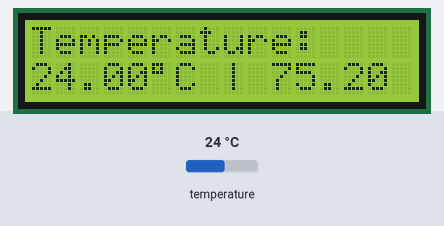
Bench run of a sketch on a simulated Arduino Uno, built with avr-gcc and run on an emulated ATmega328P. On the bench: 16×2 character LCD. Inputs (shaded band) come from the test bench; at power-on: temperature 24 °C.

Above: at 4.2 s.
4.3 s: temperature set to 12 °C
At 5.6 s:
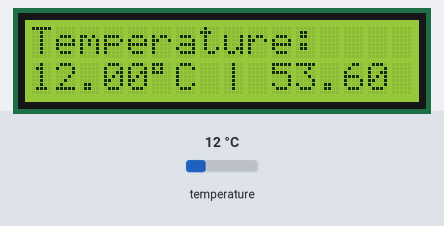
6.1 s: temperature set to 19 °C
At 6.9 s:
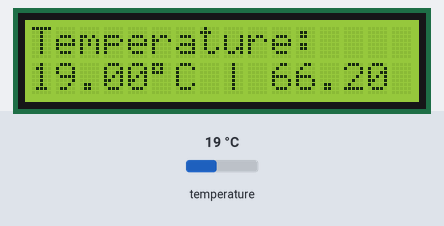
7.6 s: temperature set to 28 °C
At 8.3 s:
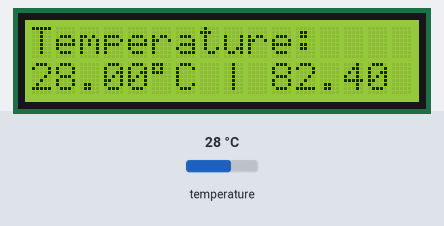
Timing chart, 0 to 10.6 s (numbered marks = the images above; inputs shaded):
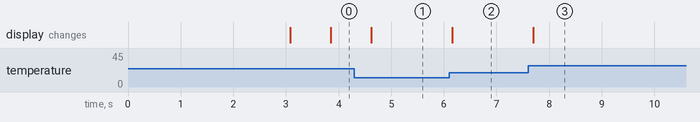

Measured:
- after the input at 4.3 s, the display: changes after 0.32 s (image 1)
- after the input at 6.1 s, the display: changes after 0.06 s (image 2)
- after the input at 7.6 s, the display: changes after 0.10 s (image 3)

The sketch:

subsystem1_temp.ino
```cpp
// Include the libraries we need
#include <OneWire.h>
#include <DallasTemperature.h>

#include <Wire.h>
//#include <LiquidCrystal_I2C.h>

#include <LiquidCrystal.h>

int LEDRState = 0;
int LEDRPin= 6;

int LEDGState = 0;
int LEDGPin = 5;

// initialize the library by associating any needed LCD interface pin
// with the arduino pin number it is connected to
const int rs = 9, en = 8, d4 = 2, d5 = 3, d6 = 4, d7 = 7;
LiquidCrystal lcd(rs, en, d4, d5, d6, d7);
//LiquidCrystal_I2C lcd(0x15, 16, 2); //The LCD address and size. You can change according you yours //changes here

// Data wire is plugged into port 2 on the Arduino
#define ONE_WIRE_BUS 11 //pin for sensor

// Setup a oneWire instance to communicate with any OneWire devices (not just Maxim/Dallas temperature ICs)
OneWire oneWire(ONE_WIRE_BUS);

// Pass our oneWire reference to Dallas Temperature.
DallasTemperature sensors(&oneWire);

int counter = 0;
String b;

/*
   The setup function. We only start the sensors here
*/
void setup()
{
  // start serial port
  Serial.begin(115200);
  lcd.begin(16, 2);

  // Start up the library
  sensors.begin();

  // Print a message to the LCD.
  lcd.setCursor(0, 0);
  lcd.print("Ready to measure");
  lcd.setCursor(0, 1);
  lcd.print("temperature (C/F)");
  delay(3000);
  lcd.clear();
}

/*
   Main function, get and show the temperature
*/
void loop()
{
  if (Serial.available() > 0) { //***************************************
    int byte = Serial.read();
    counter++;

    Serial.end();
    Serial.begin(115200);

    delay(3000);
  }


  // call sensors.requestTemperatures() to issue a global temperature
  // request to all devices on the bus
  sensors.requestTemperatures(); // Send the command to get temperatures

  // After we got the temperatures, we can print them here.
  // We use the function ByIndex, and as an example get the temperature from the first sensor only.
  float tempC = sensors.getTempCByIndex(0);

  // Check if reading was successful
  if (tempC != DEVICE_DISCONNECTED_C) {

    lcd.setCursor(0, 0);
    lcd.print("Temperature:");
    lcd.setCursor(0, 1);
    lcd.print(tempC);
    lcd.print((char)223);
    lcd.print("C");
    lcd.print(" | ");
    lcd.print(DallasTemperature::toFahrenheit(tempC));
    lcd.print(" F");

    // INVALID BOUNDS
    if (tempC < 23 || tempC > 28 || ((counter % 2) != 0)) {
      digitalWrite(LEDGPin,LOW);
      digitalWrite(LEDRPin,HIGH);
    }
    // VALID
    else{
      digitalWrite(LEDGPin,HIGH);
      digitalWrite(LEDRPin,LOW);
    }

  }
}
```
